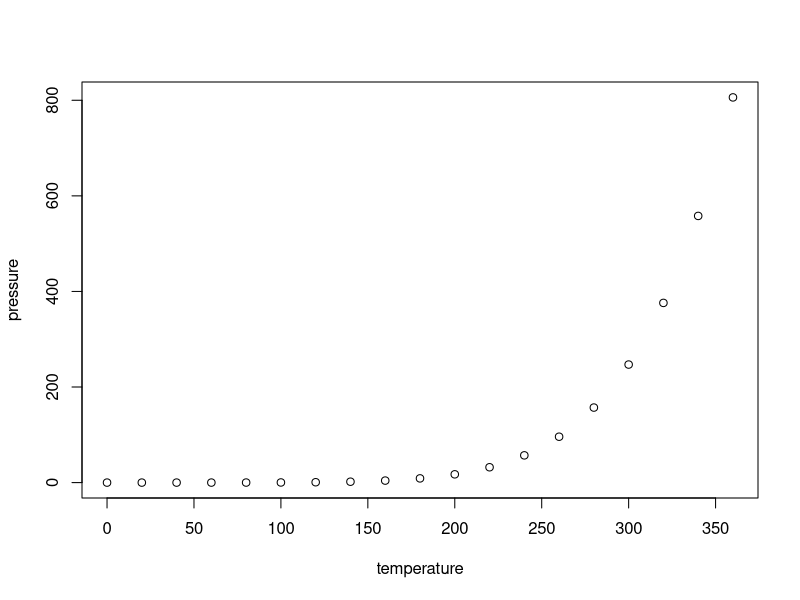
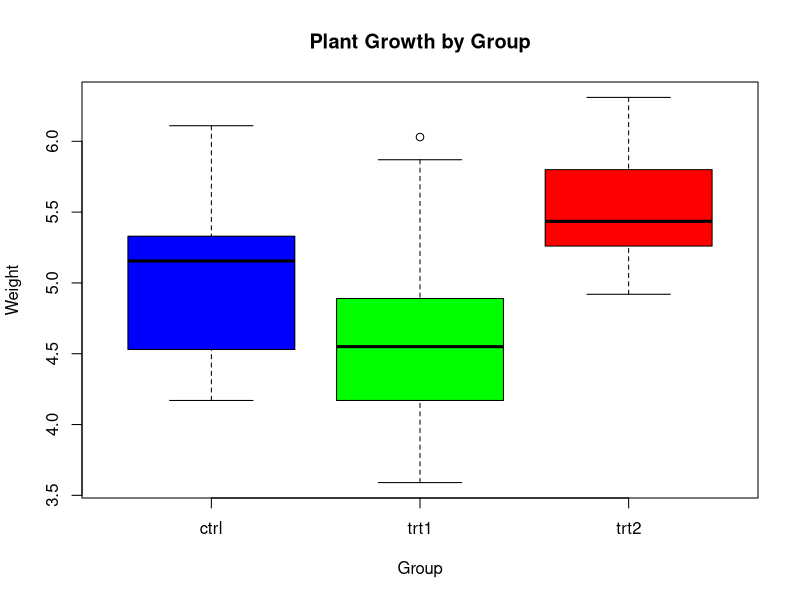

R code for these plots, in order:
## ---- chunk 1
knitr::opts_chunk$set(echo = TRUE)
## ---- chunk 2
summary(cars)
## ---- chunk 3
plot(pressure)
## ---- chunk 4
data(PlantGrowth)
## ---- chunk 5
PlantGrowth
## ---- chunk 6
head(PlantGrowth)
## ---- chunk 7
str(PlantGrowth)
## ---- chunk 8
group_means <- tapply(PlantGrowth$weight, PlantGrowth$group, mean)
group_means
## ---- chunk 9
group_medians <- tapply(PlantGrowth$weight, PlantGrowth$group, median)
group_medians
## ---- chunk 10
boxplot(weight ~ group, data = PlantGrowth,
        main = "Plant Growth by Group",
        xlab = "Group",
        ylab = "Weight",
        col = c("blue", "green", "red"))
